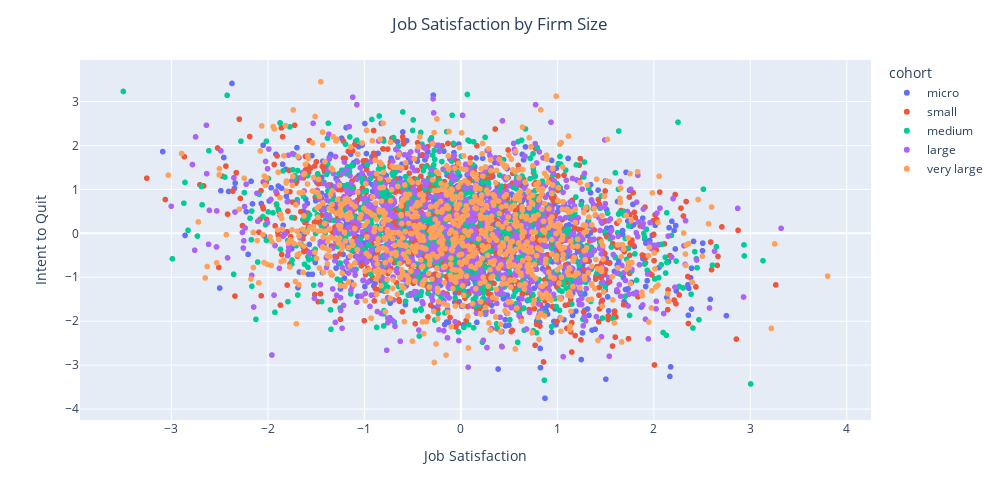

Write notebook code for a chart like this one.
### Markdown cell above
### Visualization

To get some intuition about the data, we plot the scatter plot between intent to quit and job satisfaction based on the different cohort types.

### Code cell
# use different colors for each cohort
fig = px.scatter(df, x='job_sat', y='int_qui', color='cohort',height=500,width=1000)

fig.update_layout(
    title='Job Satisfaction by Firm Size',
    xaxis_title='Job Satisfaction',
    yaxis_title='Intent to Quit',
    title_x=0.5,
)
fig.show()

### Figure 1 — Plotly figure (JSON) as saved in the notebook; plotly's stock layout.template omitted (floating-point values rounded to 4 significant figures; data arrays with more than 128 entries replaced by an {"elided": "..."} marker saying what was removed)
{"data": [{"hovertemplate": "cohort=micro<br>job_sat=%{x}<br>int_qui=%{y}<extra></extra>", "legendgroup": "micro", "marker": {"color": "#636efa", "symbol": "circle"}, "mode": "markers", "name": "micro", "showlegend": true, "type": "scattergl", "x": {"elided": "1000 float values"}, "xaxis": "x", "y": {"elided": "1000 float values"}, "yaxis": "y"}, {"hovertemplate": "cohort=small<br>job_sat=%{x}<br>int_qui=%{y}<extra></extra>", "legendgroup": "small", "marker": {"color": "#EF553B", "symbol": "circle"}, "mode": "markers", "name": "small", "showlegend": true, "type": "scattergl", "x": {"elided": "1000 float values"}, "xaxis": "x", "y": {"elided": "1000 float values"}, "yaxis": "y"}, {"hovertemplate": "cohort=medium<br>job_sat=%{x}<br>int_qui=%{y}<extra></extra>", "legendgroup": "medium", "marker": {"color": "#00cc96", "symbol": "circle"}, "mode": "markers", "name": "medium", "showlegend": true, "type": "scattergl", "x": {"elided": "1000 float values"}, "xaxis": "x", "y": {"elided": "1000 float values"}, "yaxis": "y"}, {"hovertemplate": "cohort=large<br>job_sat=%{x}<br>int_qui=%{y}<extra></extra>", "legendgroup": "large", "marker": {"color": "#ab63fa", "symbol": "circle"}, "mode": "markers", "name": "large", "showlegend": true, "type": "scattergl", "x": {"elided": "1000 float values"}, "xaxis": "x", "y": {"elided": "1000 float values"}, "yaxis": "y"}, {"hovertemplate": "cohort=very large<br>job_sat=%{x}<br>int_qui=%{y}<extra></extra>", "legendgroup": "very large", "marker": {"color": "#FFA15A", "symbol": "circle"}, "mode": "markers", "name": "very large", "showlegend": true, "type": "scattergl", "x": {"elided": "1000 float values"}, "xaxis": "x", "y": {"elided": "1000 float values"}, "yaxis": "y"}], "layout": {"height": 500, "legend": {"title": {"text": "cohort"}, "tracegroupgap": 0}, "margin": {"t": 60}, "title": {"text": "Job Satisfaction by Firm Size", "x": 0.5}, "width": 1000, "xaxis": {"anchor": "y", "domain": [0, 1], "title": {"text": "Job Satisfaction"}}, "yaxis": {"anchor": "x", "domain": [0, 1], "title": {"text": "Intent to Quit"}}}}
